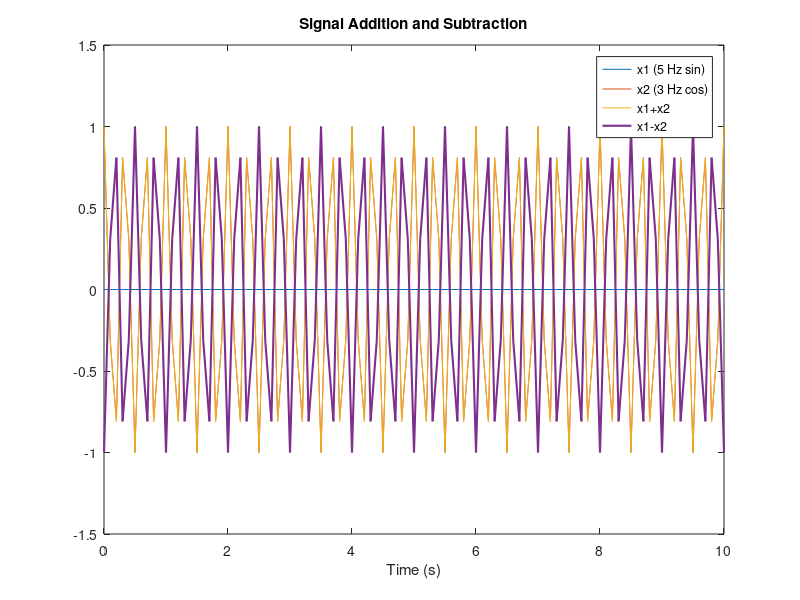

Reproduce this figure in MATLAB.
t = 0:0.1:10;
x1 = sin(2*pi*5*t);
x2 = cos(2*pi*3*t);
x3 = x1+x2;
x4 = x1-x2;

plot(t,x1,t,x2,t,x3,t,x4,'LineWidth',1.5);

legend('x1 (5 Hz sin)','x2 (3 Hz cos)','x1+x2','x1-x2');
xlabel('Time (s)');
title('Signal Addition and Subtraction');
